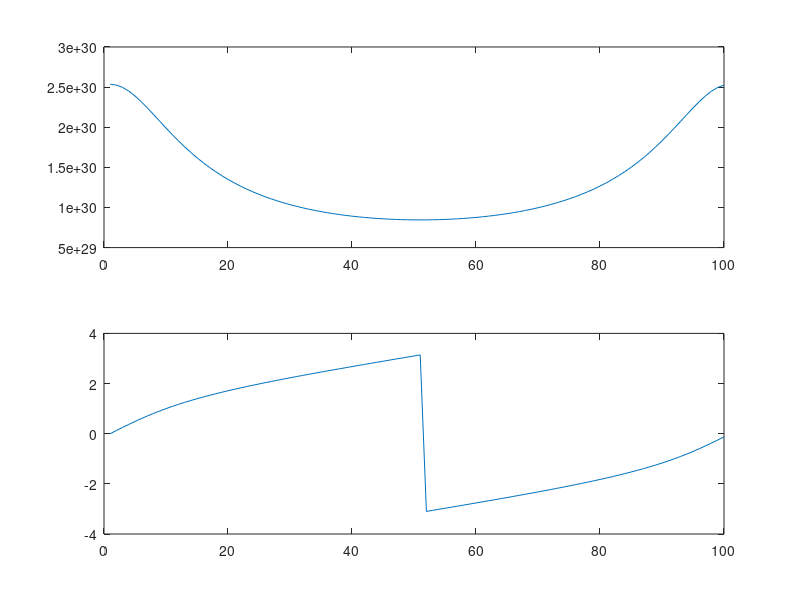

This figure's MATLAB source:
a=2;
N=100;
for k=1:N
    X(k)=0;
    for n=1:N
        x(n)=a.^n;
        X(k)= X(k)+(x(n)*exp(-i*2*pi*(k-1)*(n-1)/N));
    end
end
subplot(2,1,1);
plot(abs(X))
subplot(2,1,2);
plot(angle(X))
